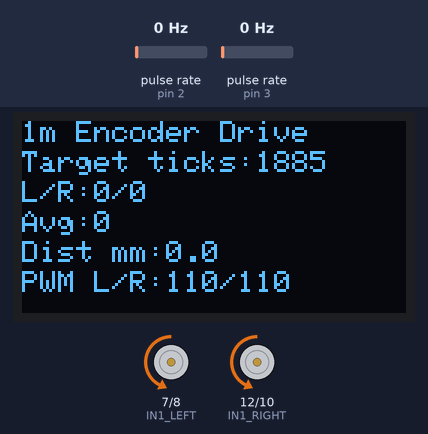
Simulated run of this sketch. Board: Arduino Uno, built with avr-gcc and run on an emulated ATmega328P. Shown: 128×64 one-colour display, motor-driver pin pairs drawn as motors (green arrow = first pin HIGH = forward, orange = second pin HIGH = backward, longer = more drive, scaled by the enable pin). Wiring (inferred from the names in the program): 2 × pulse sensor: data pin 2 / data pin 3. The inputs (shaded band) are chosen by the test bench; at power-on: pulse rate (sensors on pin 2, pin 3) 0 Hz.

Above: at 1.2 s.
1.3 s: pulse rate (sensor on pin 2) set to 50 Hz
At 2.16 s:
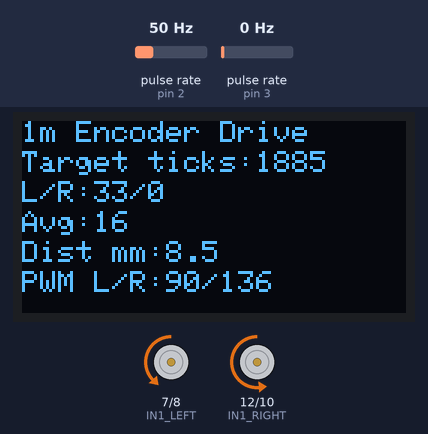
4.3 s: pulse rate (sensor on pin 3) set to 90 Hz
At 4.72 s:
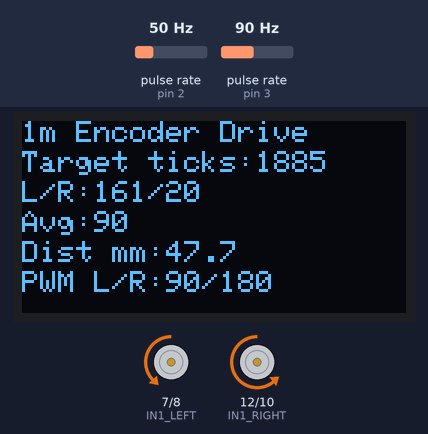
6.0 s: pulse rate (sensor on pin 3) set to 95 Hz
At 8.63 s:
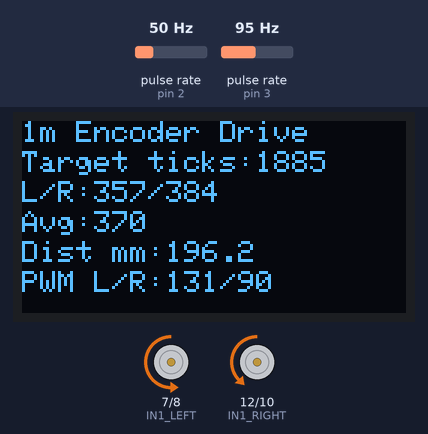
9.0 s: pulse rate (sensor on pin 2) set to 4 Hz
At 9.28 s:
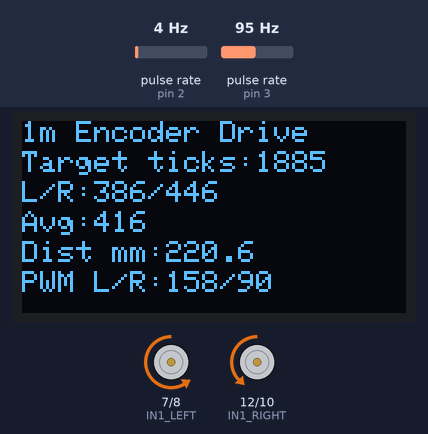
10.6 s: pulse rate (sensor on pin 3) set to 4 Hz
At 10.86 s:
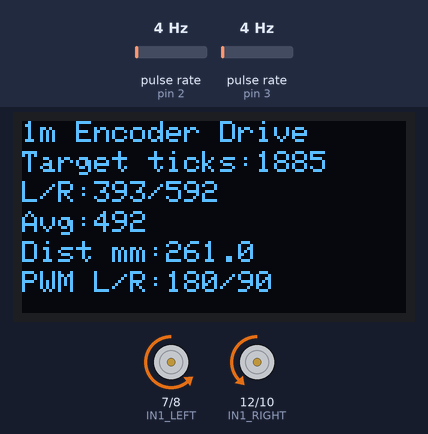
12.1 s: pulse rate (sensor on pin 2) set to 100 Hz
At 40.1 s:
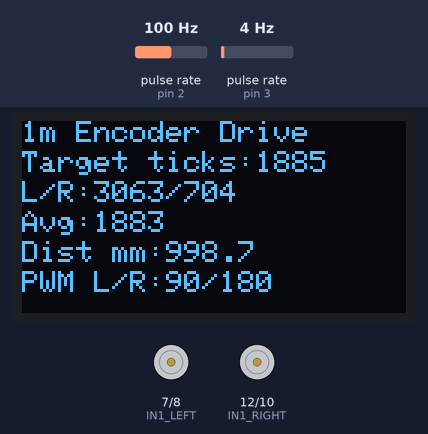
Timing chart, 0 to 40.4 s (numbered marks = the images above; inputs shaded):
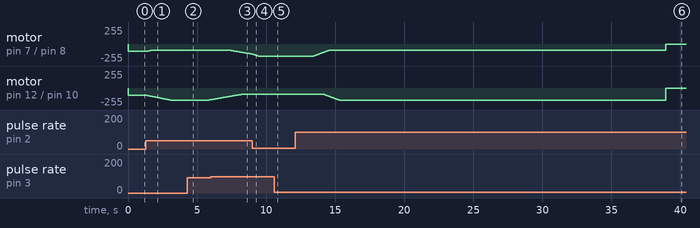

Measured:
- the behaviour switches between 92 and 93 Hz on pulse rate (sensor on pin 3) (found by bisection; images 2 and 3)
- after the input at 1.3 s, motor on pin 7 (IN1_LEFT) / pin 8 (IN2_LEFT): moves from backward 110/255 to backward 90/255 over 0.49 s, starting at once; motor on pin 12 (IN1_RIGHT) / pin 10 (IN2_RIGHT): moves from backward 110/255 to backward 180/255 over 1.7 s, starting at once; the display: first changes after 0.07 s (image 1 shows a later state)
- after the input at 4.3 s, motor on pin 12 (IN1_RIGHT) / pin 10 (IN2_RIGHT): backward 180/255 → backward 176/255 after 1.6 s
- after the input at 12.1 s, motor on pin 7 (IN1_LEFT) / pin 8 (IN2_LEFT): moves from backward 180/255 to stopped over 25.5 s, starting after 1.3 s

The sketch:

03_Car-3_Distance_1M.ino
```cpp
#include <Wire.h>
#include <Adafruit_GFX.h>
#include <Adafruit_SSD1306.h>

// ================== MOTOR PINS ==================
// Left motor
#define ENCA_LEFT 2
#define PWM_LEFT  6
#define IN1_LEFT  7
#define IN2_LEFT  8

// Right motor
#define ENCA_RIGHT 3
#define PWM_RIGHT  11
#define IN1_RIGHT  12
#define IN2_RIGHT  10

// ================== OLED ==================
#define SCREEN_WIDTH 128
#define SCREEN_HEIGHT 64
Adafruit_SSD1306 display(SCREEN_WIDTH, SCREEN_HEIGHT, &Wire, -1);

// ================== ENCODERS ==================
volatile long leftTicks = 0;
volatile long rightTicks = 0;

void ISR_left()  { leftTicks++; }
void ISR_right() { rightTicks++; }

// ================== ROBOT CONSTANTS ==================
const float WHEEL_DIAMETER_MM = 65.0;
const float WHEEL_CIRC_MM = 3.1416 * WHEEL_DIAMETER_MM;

const float GEAR_RATIO = 35;
const int   ENCODER_PPR = 11;

const float TICKS_PER_WHEEL_REV = ENCODER_PPR * GEAR_RATIO;
const float MM_PER_TICK = WHEEL_CIRC_MM / TICKS_PER_WHEEL_REV;

const float TARGET_DISTANCE_MM = 1000.0;
const long  TARGET_TICKS = TARGET_DISTANCE_MM / MM_PER_TICK;

// ================== CONTROL ==================
int basePWM = 110;
float kStraight = 0.8;

// ================== HELPERS ==================
void setMotor(int pwmPin, int in1, int in2, int pwm) {
  pwm = constrain(pwm, 0, 255);

  // ✅ FIX: Inverted direction to match your working car-3 code
  // Forward = IN1 LOW, IN2 HIGH
  digitalWrite(in1, LOW);
  digitalWrite(in2, HIGH);

  analogWrite(pwmPin, pwm);
}

void brakeMotors() {
  // TB6612 "short brake" style (ok)
  digitalWrite(IN1_LEFT, HIGH);
  digitalWrite(IN2_LEFT, HIGH);
  digitalWrite(IN1_RIGHT, HIGH);
  digitalWrite(IN2_RIGHT, HIGH);
  analogWrite(PWM_LEFT, 0);
  analogWrite(PWM_RIGHT, 0);
}

// ================== SETUP ==================
void setup() {
  Serial.begin(9600);

  pinMode(IN1_LEFT, OUTPUT);  pinMode(IN2_LEFT, OUTPUT);  pinMode(PWM_LEFT, OUTPUT);
  pinMode(IN1_RIGHT, OUTPUT); pinMode(IN2_RIGHT, OUTPUT); pinMode(PWM_RIGHT, OUTPUT);

  pinMode(ENCA_LEFT, INPUT_PULLUP);
  pinMode(ENCA_RIGHT, INPUT_PULLUP);

  attachInterrupt(digitalPinToInterrupt(ENCA_LEFT), ISR_left, RISING);
  attachInterrupt(digitalPinToInterrupt(ENCA_RIGHT), ISR_right, RISING);

  display.begin(SSD1306_SWITCHCAPVCC, 0x3C);
  display.clearDisplay();
  display.setTextSize(1);
  display.setTextColor(SSD1306_WHITE);
}

// ================== LOOP ==================
void loop() {
  long lTicks, rTicks;
  noInterrupts();
  lTicks = leftTicks;
  rTicks = rightTicks;
  interrupts();

  long avgTicks = (lTicks + rTicks) / 2;
  float distanceMM = avgTicks * MM_PER_TICK;

  // Straight correction (simple proportional)
  int correction = (lTicks - rTicks) * kStraight;
  int pwmL = constrain(basePWM - correction, 90, 180);
  int pwmR = constrain(basePWM + correction, 90, 180);

  if (avgTicks < TARGET_TICKS) {
    setMotor(PWM_LEFT, IN1_LEFT, IN2_LEFT, pwmL);
    setMotor(PWM_RIGHT, IN1_RIGHT, IN2_RIGHT, pwmR);
  } else {
    brakeMotors();
    while (1); // stop permanently
  }

  // ================== OLED ==================
  display.clearDisplay();
  display.setCursor(0,0);
  display.println("1m Encoder Drive");

  display.setCursor(0,10);
  display.print("Target ticks:");
  display.println(TARGET_TICKS);

  display.setCursor(0,20);
  display.print("L/R:");
  display.print(lTicks);
  display.print("/");
  display.println(rTicks);

  display.setCursor(0,30);
  display.print("Avg:");
  display.println(avgTicks);

  display.setCursor(0,40);
  display.print("Dist mm:");
  display.println(distanceMM,1);

  display.setCursor(0,50);
  display.print("PWM L/R:");
  display.print(pwmL);
  display.print("/");
  display.println(pwmR);

  display.display();
}
```
